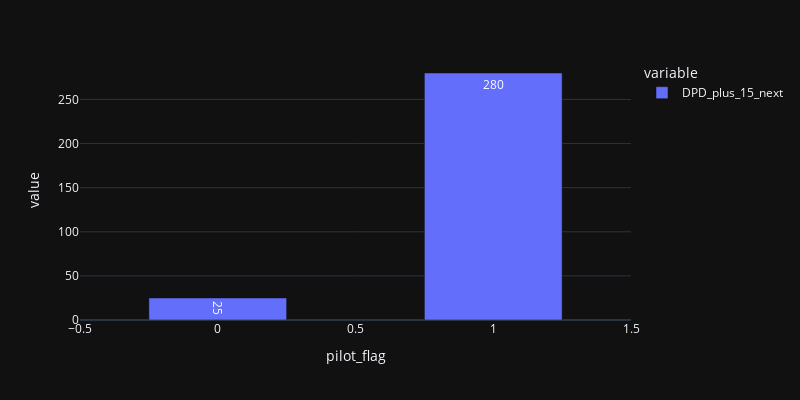

Notebook cell for this chart:
### Code cell
import plotly.express as px
fig = px.bar(dff.groupby(['pilot_flag'])['DPD_plus_15_next'].sum(),text_auto=True,width=800, height=400)
fig.update_traces(width=0.5)
fig.show()

### Figure 1 — Plotly figure (JSON) as saved in the notebook; plotly's stock layout.template omitted (floating-point values rounded to 4 significant figures)
{"data": [{"alignmentgroup": "True", "hovertemplate": "variable=DPD_plus_15_next<br>pilot_flag=%{x}<br>value=%{y}<extra></extra>", "legendgroup": "DPD_plus_15_next", "marker": {"color": "#636efa", "pattern": {"shape": ""}}, "name": "DPD_plus_15_next", "offsetgroup": "DPD_plus_15_next", "orientation": "v", "showlegend": true, "textposition": "auto", "texttemplate": "%{y}", "type": "bar", "width": 0.5, "x": [0, 1], "xaxis": "x", "y": [25, 280], "yaxis": "y"}], "layout": {"barmode": "relative", "height": 400, "legend": {"title": {"text": "variable"}, "tracegroupgap": 0}, "margin": {"t": 60}, "width": 800, "xaxis": {"anchor": "y", "domain": [0, 1], "title": {"text": "pilot_flag"}}, "yaxis": {"anchor": "x", "domain": [0, 1], "title": {"text": "value"}}}}
